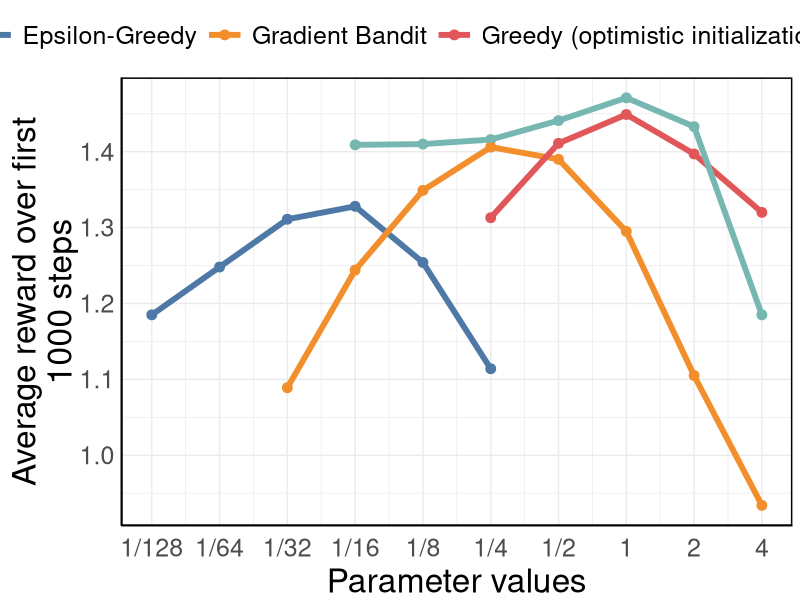

Source code (R):
library(ggplot2)
library(ggthemes)
library(stringr)

data <- read.csv('stationary_results.csv', header = T, sep = ",")
data$xlabel <- paste("",2**abs(data$power),sep="")
data$xlabel[data$power < 0] <- paste("1/",2**abs(data$power[data$power < 0]),sep="")
data$xlabel <- factor(data$xlabel, levels = c("1/128","1/64","1/32","1/16","1/8","1/4","1/2","1","2","4"))

data$method[data$method == 'epsilon-greedy'] <- "Epsilon-Greedy"
data$method[data$method == 'gradient-bandit'] <- "Gradient Bandit"
data$method[data$method == 'ucb'] <- "UCB"
data$method[data$method == 'opt-greedy'] <- "Greedy (optimistic initialization)"

pdf('stationary.pdf', width = 12, height = 7)
ggplot(data, aes(x=power,y=value,color=method)) +
    geom_point(size=3) +
    geom_line(size=2) +
    scale_x_continuous("Parameter values", breaks = unique(data$power), labels = unique(data$xlabel)) +
    scale_y_continuous(str_wrap("Average reward over first 1000 steps", width = 25)) +
	# scale_color_pander() +
	scale_color_tableau() +
	theme_minimal() +
  	theme(
		legend.position="top",
		legend.title=element_blank(),
		# legend.background = element_rect(fill="gray90"),
		legend.key=element_blank(),
		legend.key.width=unit(1,"cm"),
		legend.key.height=unit(1,"cm"),
		axis.text.x=element_text(size=18,angle=0,hjust=0.5,vjust=0),
		axis.text.y=element_text(size=18,angle=0,hjust=1),
		axis.title.x = element_text(size=24,angle=0,hjust=.5,vjust=0,face="plain"),
        axis.title.y = element_text(size=24,hjust=.5,vjust=.5,face="plain"),
        # panel.background = element_blank(),
        # panel.grid.major = element_blank(), 
        # panel.grid.minor = element_blank(),
        axis.line = element_line(colour = "black"),
        panel.border = element_rect(colour = "black", fill=NA, size=1),
		legend.text=element_text(size=18)) +
	guides(
		color=guide_legend(ncol=4,nrow=1)
	) +
	theme(axis.line = element_line(color = 'black'))
